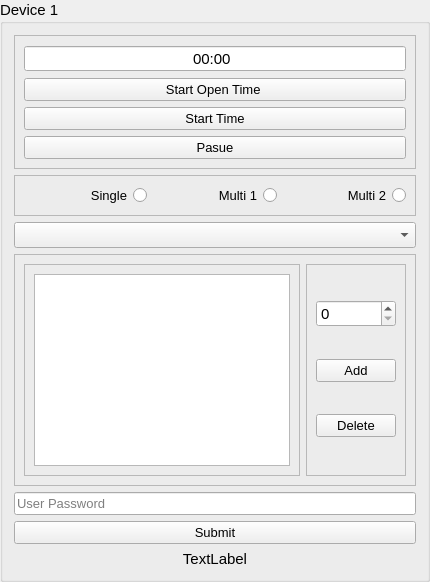
     <widget class="QGroupBox" name="groupBox_18">
      <property name="font">
       <font>
        <pointsize>11</pointsize>
       </font>
      </property>
      <property name="layoutDirection">
       <enum>Qt::LeftToRight</enum>
      </property>
      <property name="locale">
       <locale language="English" country="UnitedStates"/>
      </property>
      <property name="title">
       <string>Device 1</string>
      </property>
      <property name="flat">
       <bool>false</bool>
      </property>
      <layout class="QGridLayout" name="gridLayout_88">
       <item row="5" column="0">
        <widget class="QLineEdit" name="lineEdit_18">
         <property name="font">
          <font>
           <pointsize>10</pointsize>
          </font>
         </property>
         <property name="text">
          <string/>
         </property>
         <property name="echoMode">
          <enum>QLineEdit::Password</enum>
         </property>
         <property name="placeholderText">
          <string>User Password</string>
         </property>
        </widget>
       </item>
       <item row="7" column="0">
        <widget class="QLabel" name="label_18">
         <property name="frameShape">
          <enum>QFrame::NoFrame</enum>
         </property>
         <property name="frameShadow">
          <enum>QFrame::Sunken</enum>
         </property>
         <property name="lineWidth">
          <number>1</number>
         </property>
         <property name="midLineWidth">
          <number>0</number>
         </property>
         <property name="text">
          <string>TextLabel</string>
         </property>
         <property name="textFormat">
          <enum>Qt::AutoText</enum>
         </property>
         <property name="scaledContents">
          <bool>true</bool>
         </property>
         <property name="alignment">
          <set>Qt::AlignCenter</set>
         </property>
         <property name="wordWrap">
          <bool>false</bool>
         </property>
        </widget>
       </item>
       <item row="6" column="0">
        <widget class="QPushButton" name="submit_bttn_18">
         <property name="font">
          <font>
           <pointsize>10</pointsize>
          </font>
         </property>
         <property name="text">
          <string>Submit</string>
         </property>
        </widget>
       </item>
       <item row="3" column="0">
        <widget class="QComboBox" name="comboBox_18"/>
       </item>
       <item row="2" column="0">
        <widget class="QFrame" name="frame_88">
         <property name="frameShape">
          <enum>QFrame::StyledPanel</enum>
         </property>
         <property name="frameShadow">
          <enum>QFrame::Raised</enum>
         </property>
         <layout class="QHBoxLayout" name="horizontalLayout_18">
          <item>
           <widget class="QRadioButton" name="single_radioBttn_18">
            <property name="font">
             <font>
              <pointsize>10</pointsize>
             </font>
            </property>
            <property name="layoutDirection">
             <enum>Qt::RightToLeft</enum>
            </property>
            <property name="text">
             <string>Single</string>
            </property>
           </widget>
          </item>
          <item>
           <widget class="QRadioButton" name="multi1_radioBttn_18">
            <property name="font">
             <font>
              <pointsize>10</pointsize>
             </font>
            </property>
            <property name="layoutDirection">
             <enum>Qt::RightToLeft</enum>
            </property>
            <property name="text">
             <string>Multi 1</string>
            </property>
           </widget>
          </item>
          <item>
           <widget class="QRadioButton" name="multi2_radioBttn_18">
            <property name="font">
             <font>
              <pointsize>10</pointsize>
             </font>
            </property>
            <property name="layoutDirection">
             <enum>Qt::RightToLeft</enum>
            </property>
            <property name="text">
             <string>Multi 2</string>
            </property>
           </widget>
          </item>
         </layout>
        </widget>
       </item>
       <item row="1" column="0">
        <widget class="QFrame" name="frame_89">
         <property name="frameShape">
          <enum>QFrame::StyledPanel</enum>
         </property>
         <property name="frameShadow">
          <enum>QFrame::Raised</enum>
         </property>
         <layout class="QGridLayout" name="gridLayout_89">
          <item row="1" column="0">
           <widget class="QPushButton" name="start_open_time_bttn_18">
            <property name="font">
             <font>
              <pointsize>10</pointsize>
             </font>
            </property>
            <property name="layoutDirection">
             <enum>Qt::RightToLeft</enum>
            </property>
            <property name="autoFillBackground">
             <bool>false</bool>
            </property>
            <property name="text">
             <string>Start Open Time </string>
            </property>
            <property name="flat">
             <bool>false</bool>
            </property>
           </widget>
          </item>
          <item row="2" column="0">
           <widget class="QPushButton" name="start_time_bttn_18">
            <property name="font">
             <font>
              <pointsize>10</pointsize>
             </font>
            </property>
            <property name="text">
             <string>Start Time</string>
            </property>
           </widget>
          </item>
          <item row="3" column="0">
           <widget class="QPushButton" name="pause_bttn_18">
            <property name="font">
             <font>
              <pointsize>10</pointsize>
             </font>
            </property>
            <property name="text">
             <string>Pasue</string>
            </property>
           </widget>
          </item>
          <item row="0" column="0">
           <widget class="QTimeEdit" name="timeEdit_18">
            <property name="palette">
             <palette>
              <active>
               <colorrole role="Highlight">
                <brush brushstyle="SolidPattern">
                 <color alpha="255">
                  <red>173</red>
                  <green>178</green>
                  <blue>181</blue>
                 </color>
                </brush>
               </colorrole>
              </active>
              <inactive>
               <colorrole role="Highlight">
                <brush brushstyle="SolidPattern">
                 <color alpha="255">
                  <red>173</red>
                  <green>178</green>
                  <blue>181</blue>
                 </color>
                </brush>
               </colorrole>
              </inactive>
              <disabled>
               <colorrole role="Highlight">
                <brush brushstyle="SolidPattern">
                 <color alpha="255">
                  <red>51</red>
                  <green>153</green>
                  <blue>255</blue>
                 </color>
                </brush>
               </colorrole>
              </disabled>
             </palette>
            </property>
            <property name="font">
             <font>
              <pointsize>11</pointsize>
              <weight>50</weight>
              <bold>false</bold>
             </font>
            </property>
            <property name="alignment">
             <set>Qt::AlignCenter</set>
            </property>
            <property name="buttonSymbols">
             <enum>QAbstractSpinBox::NoButtons</enum>
            </property>
            <property name="accelerated">
             <bool>false</bool>
            </property>
            <property name="displayFormat">
             <string>hh:mm </string>
            </property>
           </widget>
          </item>
         </layout>
        </widget>
       </item>
       <item row="4" column="0">
        <widget class="QFrame" name="frame_90">
         <property name="frameShape">
          <enum>QFrame::StyledPanel</enum>
         </property>
         <property name="frameShadow">
          <enum>QFrame::Raised</enum>
         </property>
         <layout class="QGridLayout" name="gridLayout_90">
          <item row="0" column="0">
           <widget class="QFrame" name="frame_91">
            <property name="frameShape">
             <enum>QFrame::StyledPanel</enum>
            </property>
            <property name="frameShadow">
             <enum>QFrame::Raised</enum>
            </property>
            <layout class="QGridLayout" name="gridLayout_91">
             <item row="0" column="0">
              <widget class="QListWidget" name="listWidget_18"/>
             </item>
            </layout>
           </widget>
          </item>
          <item row="0" column="1">
           <widget class="QFrame" name="frame_92">
            <property name="frameShape">
             <enum>QFrame::StyledPanel</enum>
            </property>
            <property name="frameShadow">
             <enum>QFrame::Raised</enum>
            </property>
            <layout class="QGridLayout" name="gridLayout_92">
             <item row="3" column="0">
              <widget class="QPushButton" name="add_bttn_18">
               <property name="font">
                <font>
                 <pointsize>10</pointsize>
                </font>
               </property>
               <property name="text">
                <string>Add</string>
               </property>
              </widget>
             </item>
             <item row="4" column="0">
              <widget class="QPushButton" name="delete_bttn_18">
               <property name="font">
                <font>
                 <pointsize>10</pointsize>
                </font>
               </property>
               <property name="text">
                <string>Delete</string>
               </property>
              </widget>
             </item>
             <item row="2" column="0">
              <widget class="QSpinBox" name="spinBox_18"/>
             </item>
            </layout>
           </widget>
          </item>
         </layout>
        </widget>
       </item>
      </layout>
     </widget>
